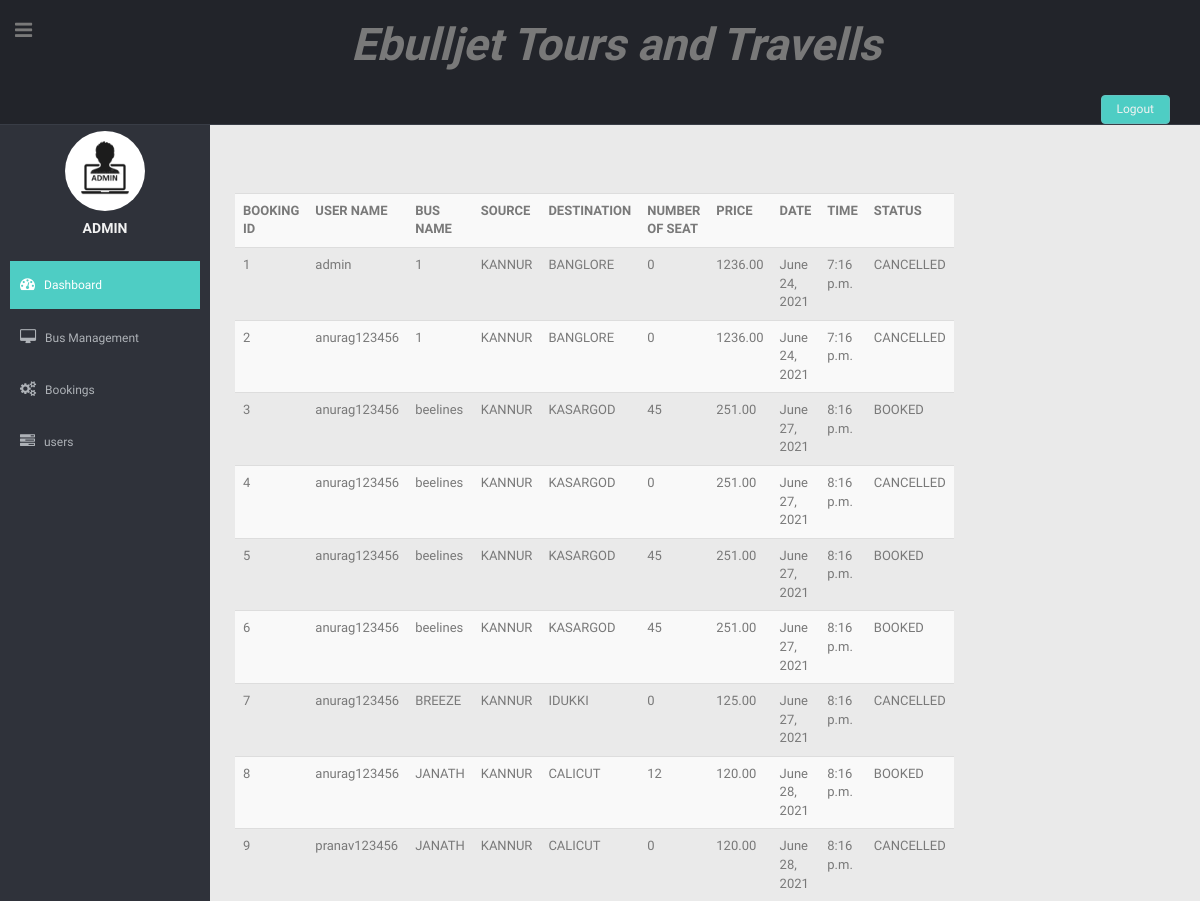
Screenshot of /bookingapp/totalbooking with the database file from the repository.
### bookingapp/models.py (models this page shows, shortened)
class Book(models.Model):
    BOOKED='B'
    CANCELLED='C'
    TICKET_STATUSES=((BOOKED,'Booked'),(CANCELLED,'Cancelled'),)
    email=models.EmailField(max_length=200)
    name=models.CharField(max_length=100)
    userid = models.IntegerField()
    busid=models.DecimalField(decimal_places=0, max_digits=2)
    bus_name = models.CharField(max_length=30)
    source = models.CharField(max_length=30)
    dest = models.CharField(max_length=30)
    nos = models.DecimalField(decimal_places=0, max_digits=2)
    price = models.DecimalField(decimal_places=2, max_digits=6)
    date = models.DateField()
    time = models.TimeField()
    status = models.CharField(choices=TICKET_STATUSES, default=BOOKED, max_length=2)

### bookingapp/views.py (the view)
# urls.py: path('totalbooking',views.totalbooking),
def totalbooking(request):
    ob1=Book.objects.all()
    return render(request,'total_booking.html',{'list':ob1})

### templates/total_booking.html (shortened to what this page needs)
{% extends 'admin_index.html' %}
{% block body %}
<body>
<table class="table table-striped">
    <tr>
        <th>BOOKING ID</th>
        <th>USER NAME</th>
        <th>BUS NAME</th>
        <th>SOURCE</th>
        <th>DESTINATION</th>
        <th>NUMBER OF SEAT</th>
        <th>PRICE</th>
        <th>DATE</th>
        <th>TIME</th>
        <th>STATUS</th>
    </tr>
    {% for i in list %}
    <tr>
        <td>{{ i.id }}</td>
        <td>{{ i.name }}</td>
        <td>{{ i.bus_name }}</td>
        <td>{{ i.source }}</td>
        <td>{{ i.dest }}</td>
        <td>{{ i.nos }}</td>
        <td>{{ i.price }}</td>
        <td>{{ i.date }}</td>
        <td>{{ i.time }}</td>
        <td>{{ i.status }}</td>
    </tr>
    {% endfor %}
</table>
</body>
{% endblock %}

### templates/admin_index.html (shortened to what this page needs)
<!DOCTYPE html>
<html lang="en">
<head>
  <link href="/static/lib/bootstrap/css/bootstrap.min.css" rel="stylesheet">
  <link href="/static/lib/font-awesome/css/font-awesome.css" rel="stylesheet" />
  <link rel="stylesheet" type="text/css" href="/static/css/zabuto_calendar.css">
  <link rel="stylesheet" type="text/css" href="/static/lib/gritter/css/jquery.gritter.css" />
  <link href="/static/css/style.css" rel="stylesheet">
  <link href="/static/css/style-responsive.css" rel="stylesheet">
</head>
<body>
  <section id="container">
    <header class="header black-bg">
      <div class="sidebar-toggle-box">
        <div class="fa fa-bars tooltips" data-placement="right" data-original-title="Toggle Navigation"></div>
      </div>
      <div class="top-menu">
       <h1 align="center"style="font-size:45px;font-style:italic;"> <b>Ebulljet Tours and Travells</b></h1>
        <ul class="nav pull-right top-menu">
          <li><a class="logout" href="/bookingapp/logout_view">Logout</a></li>
        </ul>
      </div>
    </header>
    <aside>
      <div id="sidebar" class="nav-collapse ">
        <br><br><br>
        <ul class="sidebar-menu" id="nav-accordion">
          <p class="centered"><a href="/static/profile.html"><img src="/static/img/admin icom.jpg" class="img-circle" width="80"></a></p>
          <h5 class="centered">ADMIN</h5>
          <li class="mt">
            <a class="active" href="/static/index.html">
              <i class="fa fa-dashboard"></i>
              <span>Dashboard</span>
              </a>
          </li>
          <li class="sub-menu">
            <a href="javascript:;">
              <i class="fa fa-desktop"></i>
              <span>Bus Management</span>
              </a>
          </li>
          <li class="sub-menu">
            <a href="javascript:;">
              <i class="fa fa-cogs"></i>
              <span>Bookings</span>
              </a>
          </li>
          <li class="sub-menu">
            <a href="javascript:;">
              <i class="fa fa-tasks"></i>
              <span>users</span>
              </a>
          </li>
        </ul>
      </div>
    </aside>
    <section id="main-content">
      <section class="wrapper">
        <div class="row">
          <div class="col-lg-9 main-chart">
            <br><br><br><br><br>
            <div class="custom-bar-chart">
              {%  block body %}
              {% endblock %}
            </div>
          </div>
        </div>
      </section>
    </section>
  </section>
</body>
</html>

### bookingapp/static/css/style.css (style rules this page uses)
body { color: #797979; background: #eaeaea; font-family: 'Ruda', sans-serif; padding: 0px !important; margin: 0px !important; font-size:13px; }
ul li { list-style: none; }
a, a:hover, a:focus { text-decoration: none; outline: none; }
#container { width: 100%; height: 100%; }
.centered { text-align: center; }
.mt { margin-top: 25px; }
ul.top-menu > li > .logout { color: #f2f2f2; font-size: 12px; border-radius: 4px; -webkit-border-radius: 4px; border: 1px solid #64c3c2 !important; padding: 5px 15px; margin-right: 15px; background: #4ECDC4; margin-top: 15px; }
#sidebar { width: 210px; height: 100%; position: fixed; background: #2f323a; }
#sidebar h5 { color: #f2f2f2; font-weight: 700; }
#sidebar ul li { position: relative; }
ul.sidebar-menu , ul.sidebar-menu li ul.sub { margin: -2px 0 0; padding: 0; }
ul.sidebar-menu { margin-top: 75px; }
ul.sidebar-menu li { margin-bottom: 5px; margin-left:10px; margin-right:10px; }
ul.sidebar-menu li.sub-menu { line-height: 15px; }
ul.sidebar-menu li a span { display: inline-block; }
ul.sidebar-menu li a { color: #aeb2b7; text-decoration: none; display: block; padding: 15px 0 15px 10px; font-size: 12px; outline: none; -webkit-transition: all 0.3s ease; -moz-transition: all 0.3s ease; -o-transition: all 0.3s ease; -ms-transition: all 0.3s ease; transition: all 0.3s ease; }
ul.sidebar-menu li a.active, ul.sidebar-menu li a:hover, ul.sidebar-menu li a:focus { background: #4ECDC4; color: #fff; display: block; -webkit-transition: all 0.3s ease; -moz-transition: all 0.3s ease; -o-transition: all 0.3s ease; -ms-transition: all 0.3s ease; transition: all 0.3s ease; }
ul.sidebar-menu li a i { font-size: 15px; padding-right: 6px; }
ul.sidebar-menu li a.active i { color: #fff; }
#main-content { margin-left: 210px; }
.header, .footer { min-height: 60px; padding: 0 15px; }
.header { position: fixed; left: 0; right: 0; z-index: 1002; }
.black-bg { background: #22242a; border-bottom: 1px solid #393d46; }
.wrapper { display: inline-block; margin-top: 60px; padding-left: 15px; padding-right: 15px; padding-bottom: 15px; padding-top: 0px; width: 100%; }
#top_menu .nav > li, ul.top-menu > li { float: left; }
ul.top-menu > li > a { color: #666666; font-size: 16px; border-radius: 4px; -webkit-border-radius: 4px; border:1px solid #666666 !important; padding: 2px 6px; margin-right: 15px; }
.sidebar-toggle-box { float: left; padding-right: 15px; margin-top: 20px; }
.sidebar-toggle-box .fa-bars { cursor: pointer; display: inline-block; font-size: 20px; }
.main-chart { padding-top: 20px; }
.custom-bar-chart { height: 290px; margin-top: 20px; margin-left: 10px; position: relative; border-bottom: 1px solid #c9cdd7; }

### bookingapp/static/css/style-responsive.css (style rules this page uses)
@media (min-width: 980px) { .custom-bar-chart { margin-bottom: 40px; } }

### rows the page displays
Book: id "1", name "admin", bus_name "1", source "KANNUR", dest "BANGLORE", nos "0", price "1236.00", date "June 24, 2021", time "7:16 p.m.", status "CANCELLED"
Book: id "2", name "anurag123456", bus_name "1", source "KANNUR", dest "BANGLORE", nos "0", price "1236.00", date "June 24, 2021", time "7:16 p.m.", status "CANCELLED"
Book: id "3", name "anurag123456", bus_name "beelines", source "KANNUR", dest "KASARGOD", nos "45", price "251.00", date "June 27, 2021", time "8:16 p.m.", status "BOOKED"
Book: id "4", name "anurag123456", bus_name "beelines", source "KANNUR", dest "KASARGOD", nos "0", price "251.00", date "June 27, 2021", time "8:16 p.m.", status "CANCELLED"
Book: id "5", name "anurag123456", bus_name "beelines", source "KANNUR", dest "KASARGOD", nos "45", price "251.00", date "June 27, 2021", time "8:16 p.m.", status "BOOKED"
Book: id "6", name "anurag123456", bus_name "beelines", source "KANNUR", dest "KASARGOD", nos "45", price "251.00", date "June 27, 2021", time "8:16 p.m.", status "BOOKED"
Book: id "7", name "anurag123456", bus_name "BREEZE", source "KANNUR", dest "IDUKKI", nos "0", price "125.00", date "June 27, 2021", time "8:16 p.m.", status "CANCELLED"
Book: id "8", name "anurag123456", bus_name "JANATH", source "KANNUR", dest "CALICUT", nos "12", price "120.00", date "June 28, 2021", time "8:16 p.m.", status "BOOKED"
Book: id "9", name "pranav123456", bus_name "JANATH", source "KANNUR", dest "CALICUT", nos "0", price "120.00", date "June 28, 2021", time "8:16 p.m.", status "CANCELLED"
